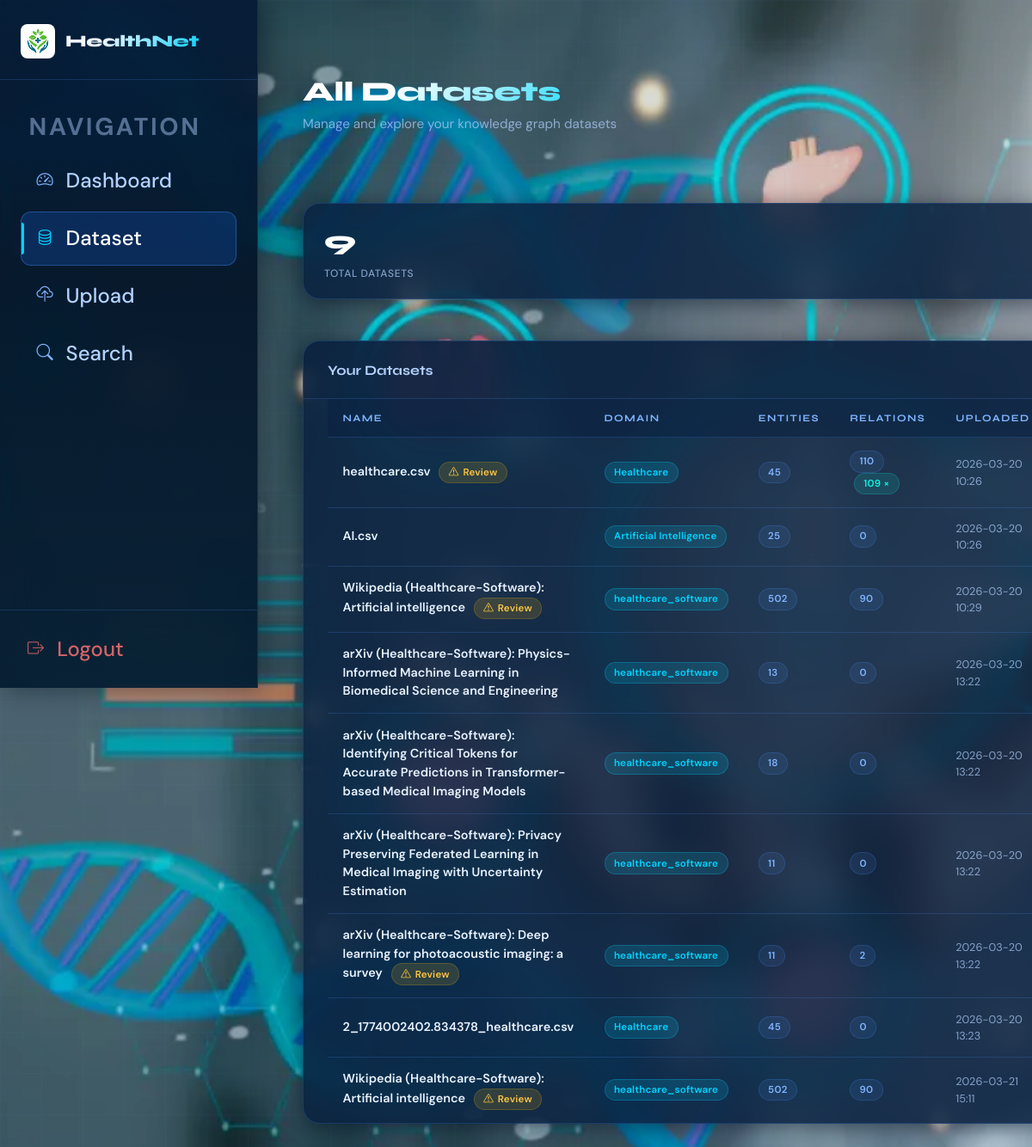
The page /datasets (signed in) on the database its author committed.
### app.py (models this page shows, shortened)
class Dataset(db.Model):
    __tablename__ = 'datasets'
    id = db.Column(db.Integer, primary_key=True)
    name = db.Column(db.String(200), nullable=False)
    domain = db.Column(db.String(50), nullable=False)
    filename = db.Column(db.String(200), nullable=False)
    user_id = db.Column(db.Integer, db.ForeignKey('users.id'), nullable=False)
    uploaded_at = db.Column(db.DateTime, default=datetime.utcnow)
    processed = db.Column(db.Boolean, default=False)
    source_type = db.Column(db.String(50), default='upload')  # 'upload', 'wikipedia', 'arxiv'
    source_url = db.Column(db.String(500), nullable=True)  # Original source URL
    entities = db.relationship('Entity', backref='dataset', lazy=True, cascade='all, delete-orphan')
    relations = db.relationship('Relation', backref='dataset', lazy=True, cascade='all, delete-orphan')

### app.py (the view)
@app.route('/datasets')
@login_required
def datasets():
    datasets = Dataset.query.filter_by(user_id=current_user.id).all()
    total_entities = db.session.query(db.func.sum(db.func.length(Dataset.entities))).filter(
        Dataset.user_id == current_user.id
    ).scalar() or 0
    total_relations = db.session.query(db.func.sum(db.func.length(Dataset.relations))).filter(
        Dataset.user_id == current_user.id
    ).scalar() or 0
    cross_domain_datasets = Dataset.query.filter(
        Dataset.user_id == current_user.id,
        Dataset.relations.any(Relation.relation_type.in_(['same_as', 'related_to']))
    ).count()
    stats = {
        'total_entities': total_entities,
        'total_relations': total_relations,
        'cross_domain_datasets': cross_domain_datasets
    }
    return render_template('datasets.html', datasets=datasets, stats=stats)

### app.py (called while the page is built)
@login_manager.user_loader
def load_user(user_id):
    return User.query.get(int(user_id))

### templates/datasets.html (shortened to what this page needs)
{% extends "base.html" %}
{% block content %}
<div class="datasets-wrapper">
  <div class="page-header">
    <div>
      <h2>All Datasets</h2>
      <p>Manage and explore your knowledge graph datasets</p>
    </div>
  </div>
  <br class="stats-grid">
    <div class="stat-card">
      <div class="stat-value">{{ datasets|length }}</div>
      <div class="stat-label">Total Datasets</div>
    </div>
    <br></br>
  <div class="glass-card">
    <div class="card-head">
      <h5>Your Datasets</h5>
    </div>
    <div class="card-body-inner" style="padding-top:0; padding-bottom:0;">
      {% if datasets %}
      <div class="table-wrapper">
        <table>
          <thead>
            <tr>
              <th>Name</th>
              <th>Domain</th>
              <th>Entities</th>
              <th>Relations</th>
              <th>Uploaded</th>
            </tr>
          </thead>
          <tbody>
            {% for dataset in datasets %}
            <tr>
              <td>
                <div class="dataset-name">
                  {{ dataset.name }}
                  {% if dataset.relations|selectattr('approved', 'equalto', false)|list|length > 0 %}
                  <span class="pill pill-amber" style="margin-left:.4rem;" title="Pending approval">
                    <i class="bi bi-exclamation-triangle"></i> Review
                  </span>
                  {% endif %}
                </div>
              </td>
              <td><span class="pill pill-cyan">{{ dataset.domain }}</span></td>
              <td><span class="pill pill-gray">{{ dataset.entities|length }}</span></td>
              <td>
                <span class="pill pill-gray">{{ dataset.relations|length }}</span>
                {% set cross = dataset.relations|selectattr('relation_type', 'equalto', 'same_as')|list|length %}
                {% if cross > 0 %}
                <span class="pill pill-teal" title="Cross-domain relations" style="margin-left:.3rem;">{{ cross }} ×</span>
                {% endif %}
              </td>
              <td style="font-size:.8rem; color:var(--text-secondary);">{{ dataset.uploaded_at.strftime('%Y-%m-%d %H:%M') }}</td>
            </tr>
            {% endfor %}
          </tbody>
        </table>
      </div>
      {% endif %}
    </div>
  </div>
</div>
{% endblock %}

### static/css/style.css (style rules this page uses)
body { font-family: 'Segoe UI', Tahoma, Geneva, Verdana, sans-serif; background: linear-gradient(135deg, #f5f7fa 0%, #c3cfe2 100%); min-height: 100vh; margin: 0; padding: 0; }

### templates/base.html (style rules this page uses)
:root { --blue-950: #020b1a; --blue-900: #051428; --blue-800: #0a2240; --blue-700: #0d3260; --blue-600: #1048a0; --blue-500: #1a6ef5; --blue-400: #4d93ff; --blue-300: #80b4ff; --blue-200: #b3d2ff; --blue-100: #ddeeff; --accent-cyan: #00d4ff; --accent-teal: #0af5e0; --surface-1: rgba(10, 34, 64, 0.85); --border-blue: rgba(77, 147, 255, 0.2); --text-primary: #e8f2ff; --text-secondary: rgba(179, 210, 255, 0.7); --shadow-card: 0 4px 24px rgba(2, 11, 26, 0.5); --sidebar-width: 300px; }
*, *::before, *::after { box-sizing: border-box; }
html, body { font-family: 'DM Sans', sans-serif; background: var(--blue-950); color: var(--text-primary); min-height: 100vh; overflow-x: hidden; margin: 0; padding: 0; }
body::before { content: ''; position: fixed; inset: 0; background: radial-gradient(ellipse 80% 55% at 8% 4%, rgba(26,110,245,.17) 0%, transparent 60%), radial-gradient(ellipse 55% 50% at 92% 88%, rgba(0,212,255,.12) 0%, transparent 60%), radial-gradient(ellipse 40% 40% at 50% 50%, rgba(10,245,224,.05) 0%, transparent 70%); pointer-events: none; z-index: 0; }
body::after { content: ''; position: fixed; inset: 0; background-image: linear-gradient(rgba(77,147,255,.035) 1px, transparent 1px), linear-gradient(90deg, rgba(77,147,255,.035) 1px, transparent 1px); background-size: 48px 48px; pointer-events: none; z-index: 0; }

### rows shown on the page
Dataset: name "healthcare.csv", shows "Review", domain "Healthcare", entities|length "45", relations|length "110", cross "109", uploaded_at "2026-03-20 10:26"
Dataset: name "AI.csv", domain "Artificial Intelligence", entities|length "25", relations|length "0", uploaded_at "2026-03-20 10:26"
Dataset: name "Wikipedia (Healthcare-Software): Artificial intelligence", shows "Review", domain "healthcare_software", entities|length "502", relations|length "90", uploaded_at "2026-03-20 10:29"
Dataset: name "arXiv (Healthcare-Software): Physics-Informed Machine Learning in Biomedical Science and Engineering", domain "healthcare_software", entities|length "13", relations|length "0", uploaded_at "2026-03-20 13:22"
Dataset: name "arXiv (Healthcare-Software): Identifying Critical Tokens for Accurate Predictions in Transformer-based Medical Imaging Models", domain "healthcare_software", entities|length "18", relations|length "0", uploaded_at "2026-03-20 13:22"
Dataset: name "arXiv (Healthcare-Software): Privacy Preserving Federated Learning in Medical Imaging with Uncertainty Estimation", domain "healthcare_software", entities|length "11", relations|length "0", uploaded_at "2026-03-20 13:22"
Dataset: name "arXiv (Healthcare-Software): Deep learning for photoacoustic imaging: a survey", shows "Review", domain "healthcare_software", entities|length "11", relations|length "2", uploaded_at "2026-03-20 13:22"
Dataset: name "2_1774002402.834378_healthcare.csv", domain "Healthcare", entities|length "45", relations|length "0", uploaded_at "2026-03-20 13:23"
Dataset: name "Wikipedia (Healthcare-Software): Artificial intelligence", shows "Review", domain "healthcare_software", entities|length "502", relations|length "90", uploaded_at "2026-03-21 15:11"

### other values the page prints
{{ datasets|length }} "9"
